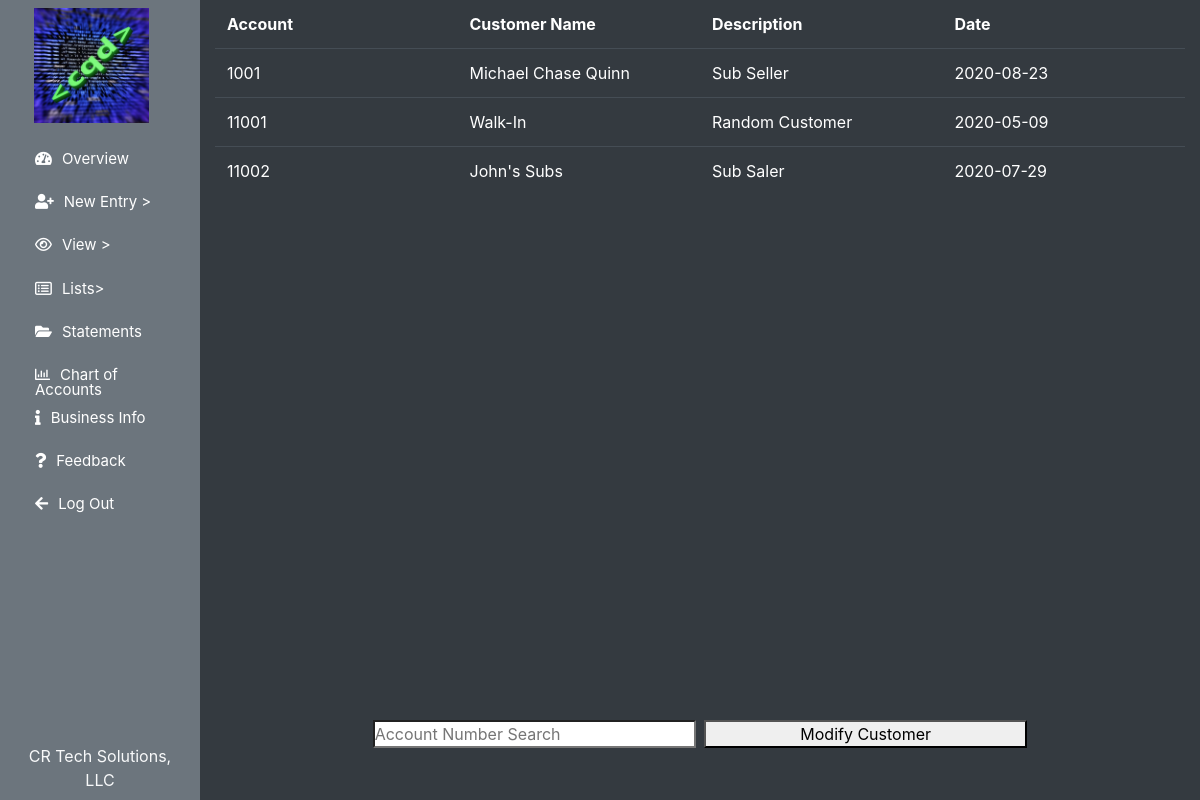
The page /view/customers (signed in) on the database its author committed.
### flow/models.py (models this page shows, shortened)
class usersTable(db.Model, UserMixin):
    id = db.Column(db.Integer, primary_key=True)
    fname = db.Column(db.String(255), nullable=False)
    lname = db.Column(db.String(255), nullable=False)
    email = db.Column(db.String(255), unique=True, nullable=False)
    username = db.Column(db.String(255), unique=True, nullable=False)
    password = db.Column(db.String(255), nullable=False)
    joined = db.Column(db.Date, nullable=False)
    businessname = db.Column(db.String(255), nullable=False)
    businessnumber = db.Column(db.String(255), nullable=False)
    businessaddress = db.Column(db.String(255), nullable=False)
    businesscity = db.Column(db.String(255), nullable=False)
    businessstate = db.Column(db.String(50))
    businesszip = db.Column(db.Integer)
    businesswebsite = db.Column(db.String(255))
    fiscalyearstart = db.Column(db.Date, nullable=False)
    fiscalyearend = db.Column(db.Date, nullable=False)
    businesslogo = db.Column(db.String(255), nullable=False)
    member = db.Column(db.Boolean, nullable = False)
    lastpaydate = db.Column(db.Date)
    subuser = db.relationship('subuserTable', backref='user', lazy=True)
    account = db.relationship('accountTable', backref='user', lazy=True)
    vendor = db.relationship('vendorTable', backref='user', lazy=True)
    customer = db.relationship('customerTable', backref='user', lazy=True)
    debt = db.relationship('debtTable', backref='user', lazy=True)
    investment = db.relationship('investmentTable', backref='user', lazy=True)

class customerTable(db.Model):
    customerid = db.Column(db.Integer, primary_key=True)
    userid = db.Column(db.Integer, db.ForeignKey('users_table.id'), nullable=False)
    accountnumber = db.Column(db.Integer, nullable=False)
    customername = db.Column(db.String(255), nullable=False)
    customerdescription = db.Column(db.String(255), nullable=False)
    customeremail = db.Column(db.String(255))
    customernumber = db.Column(db.String(255))
    customeraddress = db.Column(db.String(255))
    customercity = db.Column(db.String(255))
    customerstate = db.Column(db.String(255))
    customerzip = db.Column(db.Integer)
    customerdate = db.Column(db.Date, nullable=False)

### flow/views_views.py (the view, shortened to what this page needs)
@app.route('/view/customers', methods=['GET', 'POST'])
@login_required
def viewCustomers():
    try:
        customers = customerTable.query.filter_by(userid=current_user.id).order_by(asc(customerTable.accountnumber)).all()
    except(AttributeError, SQLAlchemy.exc.OperationalError):
        customers = customerTable.query.filter_by(userid=current_user.id).order_by(asc(customerTable.accountnumber)).all()
    form = CustomerModifyForm()
    return render_template('/view/customers.html', rows=customers, form=form)

### flow/models.py (called while the page is built)
@login_manager.user_loader
def load_user(userid):
    return usersTable.query.get(userid)

### flow/templates/view/customers.html (shortened to what this page needs)
{% extends "main_template.html" %}
{% block bodytag %}
<body class="vh-100 vw-100">
{% endblock %}
{% block content %}
<div class="col-10 h-100 bg-dark">
    <div class="col-12 h-90 no-gutters">
        <table class="table table-scroll bg-dark table-dark col-12 h-90 text-left">
            <thead>
                <tr>
                    <th scope="column">Account</th>
                    <th scope="column">Customer Name</th>
                    <th scope="column">Description</th>
                    <th scope="column">Date</th>
                </tr>
            </thead>
            <tbody>
                {% for row in rows %}
            <tr class="clickable-row" data-href="{{url_for('customerDetails', id=row.customerid)}}">
                <td>{{row.accountnumber}}</td>
                <td>{{row.customername}}</td>
                <td>{{row.customerdescription}}</td>
                <td>{{row.customerdate}}</td>
            </tr>
        {% endfor %}
            </tbody>
        </table>
    </div>
    <div class="col-12 row no-gutters justify-content-center">
        <input class="col-4 mr-2" type="search" placeholder="Account Number Search" aria-label="Search"
            onkeyup="type2search();" id="searchAccount">
            <button data-toggle="modal" data-target="#modifyCustomer" class="col-4">Modify
                Customer</button>
    </div>
</div>
{% endblock %}

### flow/templates/main_template.html (shortened to what this page needs)
{% import "bootstrap/wtf.html" as wtf %}
<!DOCTYPE html>
<html lang="en">
<head>
    <link rel="stylesheet" href="{{ url_for('static', filename='assets/css/main.css') }}">
    <link rel="stylesheet" href="{{ url_for('static', filename='assets/css/bootstrap-grid.min.css') }}">
    <link rel="stylesheet" href="{{ url_for('static', filename='assets/css/bootstrap-reboot.min.css') }}">
    <link rel="stylesheet" href="{{ url_for('static', filename='assets/css/bootstrap.min.css') }}">
    <link rel="stylesheet" href="{{ url_for('static', filename='assets/css/Chart.css') }}">
    <link rel="stylesheet" href="path/to/font-awesome/css/font-awesome.min.css">
    <link rel="stylesheet" href="https://cdnjs.cloudflare.com/ajax/libs/font-awesome/5.10.2/css/all.css">
</head>
{% block bodytag %}{% endblock %}
<div class="row w-100 bg-light no-gutters contentArea">
    <div class="navArea col-2 bg-secondary h-100">
        <div class="h-90">
            <div class="col-11 text-center">
                <img src="{{ url_for('static', filename='business_logos/' + current_user.businesslogo) }}" alt="Flow"
                    class="w-75 mt-2 mb-2">
            </div>
            <nav class="col-12 mx-auto h-75">
                <div class="modernnav h-100" id="navbarSupportedContent" style="font-size: small;">
                    <ul class="navbar-nav h-100">
                        <li id="nav-item" style="height: 8%;">
                            <a id="nav-link" href="{{url_for('overview')}}"><i
                                    class="fas fa-tachometer-alt"></i>Overview</a>
                        </li>
                        <div class="dropdown-few" style="height: 8%; width: 100%;">
                            <li id="nav-item" style="height: 100%; width: 100%;">
                                <a id="nav-link"><i class="fa fa-user-plus" aria-hidden="true"></i>New Entry ></a>
                        </div>
                        <div class="dropdown-few" style="height: 8%; width: 100%;">
                            <li id="nav-item" style="height: 100%; width: 100%;">
                                <a id="nav-link"><i class="fa fa-eye" aria-hidden="true"></i>View ></a>
                        </div>
                        <div class="dropdown-few" style="height: 8%; width: 100%;">
                            <li id="nav-item" style="height: 100%; width: 100%;">
                                <a id="nav-link"><i class="fa fa-list-alt" aria-hidden="true"></i>Lists></a>
                        </div>
                        <li id="nav-item" style="height: 8%;">
                            <a id="nav-link" href="{{url_for('statements')}}"><i class="fa fa-folder-open"
                                    aria-hidden="true"></i>Statements</a>
                        </li>
                        <li id="nav-item" style="height: 8%;">
                            <a id="nav-link" href="{{url_for('accountChart')}}"><i
                                    class="far fa-chart-bar"></i>Chart of Accounts</a>
                        </li>
                        <li id="nav-item" style="height: 8%;">
                            <a id="nav-link" href="{{url_for('businessInfo')}}"><i class="fa fa-info"
                                    aria-hidden="true"></i>Business Info</a>
                        </li>
                        <li id="nav-item" style="height: 8%;">
                            <a id="nav-link" href="{{url_for('feedback')}}"><i class="fa fa-question"
                                    aria-hidden="true"></i>Feedback</a>
                        </li>
                        <li id="nav-item" style="height: 8%;">
                            <a id="nav-link" data-toggle="modal" data-target="#logOutValidation"><i class="fa fa-arrow-left"
                                    aria-hidden="true"></i>Log Out</a>
                        </li>
                    </ul>
                </div>
            </nav>
        </div>
        <div class="col-12 no-gutters text-center align-self-bottom h-3">
            <p class="text-light mt-4">{{ current_user.businessname }}</p>
        </div>
    </div>
    {% if current_user.member == True %}
    {% block content %} {% endblock %}
    {% endif %}
    </body>
</html>

### flow/static/assets/css/main.css (style rules this page uses)
.contentArea { height: 100%; }
.table-scroll tbody { position: absolute; overflow-y: scroll; height: 100%; }
.table-scroll tr { width: 100%; table-layout: fixed; display: inline-table; }
.table-scroll thead>tr>th { border: none; }
.h-90 { height: 90%; }

### flow/templates/main_template.html (style rules this page uses)
* { margin: 0; padding: 0; }
i { margin-right: 10px; }
#navbarSupportedContent li { list-style-type: none; float: left; }
#navbarSupportedContent ul li a { color: white; text-decoration: none; line-height: 100%; font-size: 15px; display: inline-block; padding: 20px 20px; transition-duration: 0.25s; transition-timing-function: cubic-bezier(0.68, -0.55, 0.265, 1.55); position: relative; }
.dropdown-few { position: relative; display: inline-block; }

### rows shown on the page
usersTable: businesslogo (picture), businessname "CR Tech Solutions, LLC"
customerTable: accountnumber "1001", customername "Michael Chase Quinn", customerdescription "Sub Seller", customerdate "2020-08-23"
customerTable: accountnumber "11001", customername "Walk-In", customerdescription "Random Customer", customerdate "2020-05-09"
customerTable: accountnumber "11002", customername "John's Subs", customerdescription "Sub Saler", customerdate "2020-07-29"
